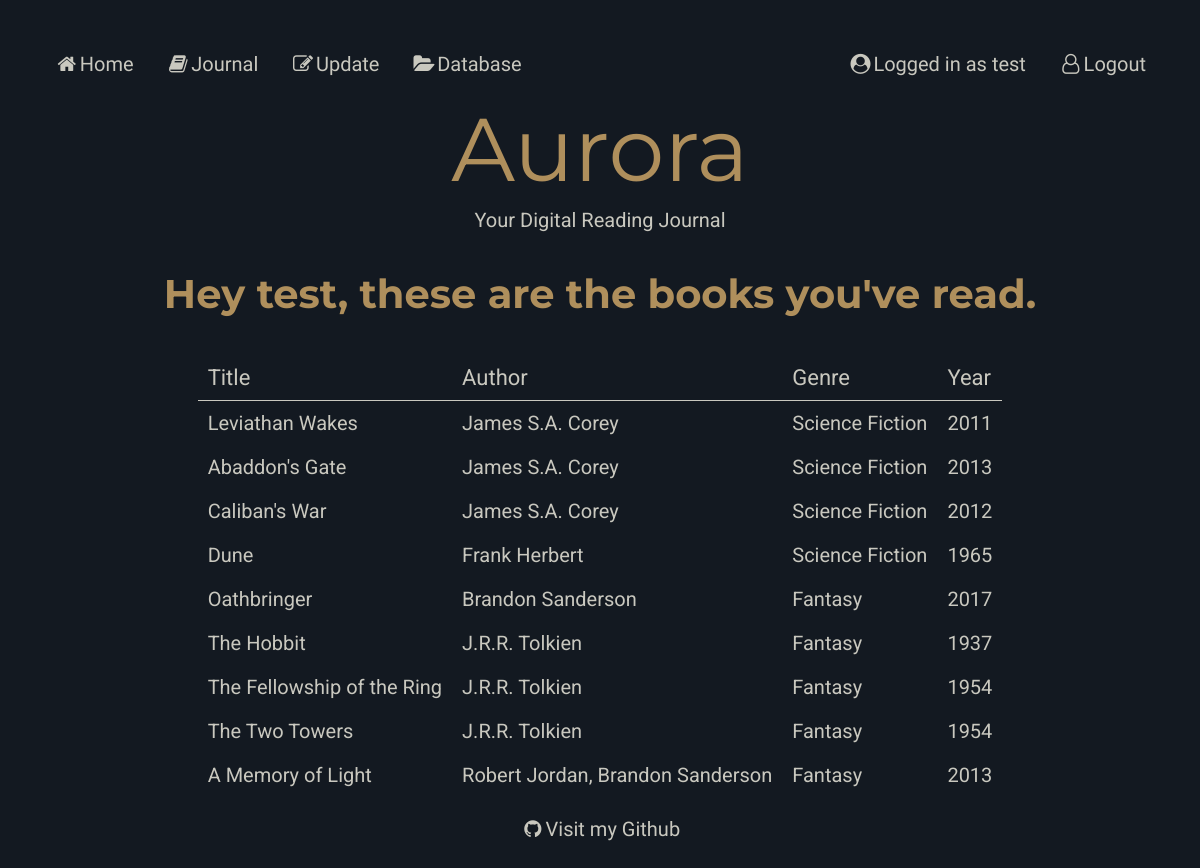
The page /journal (signed in) on the database as committed earlier.
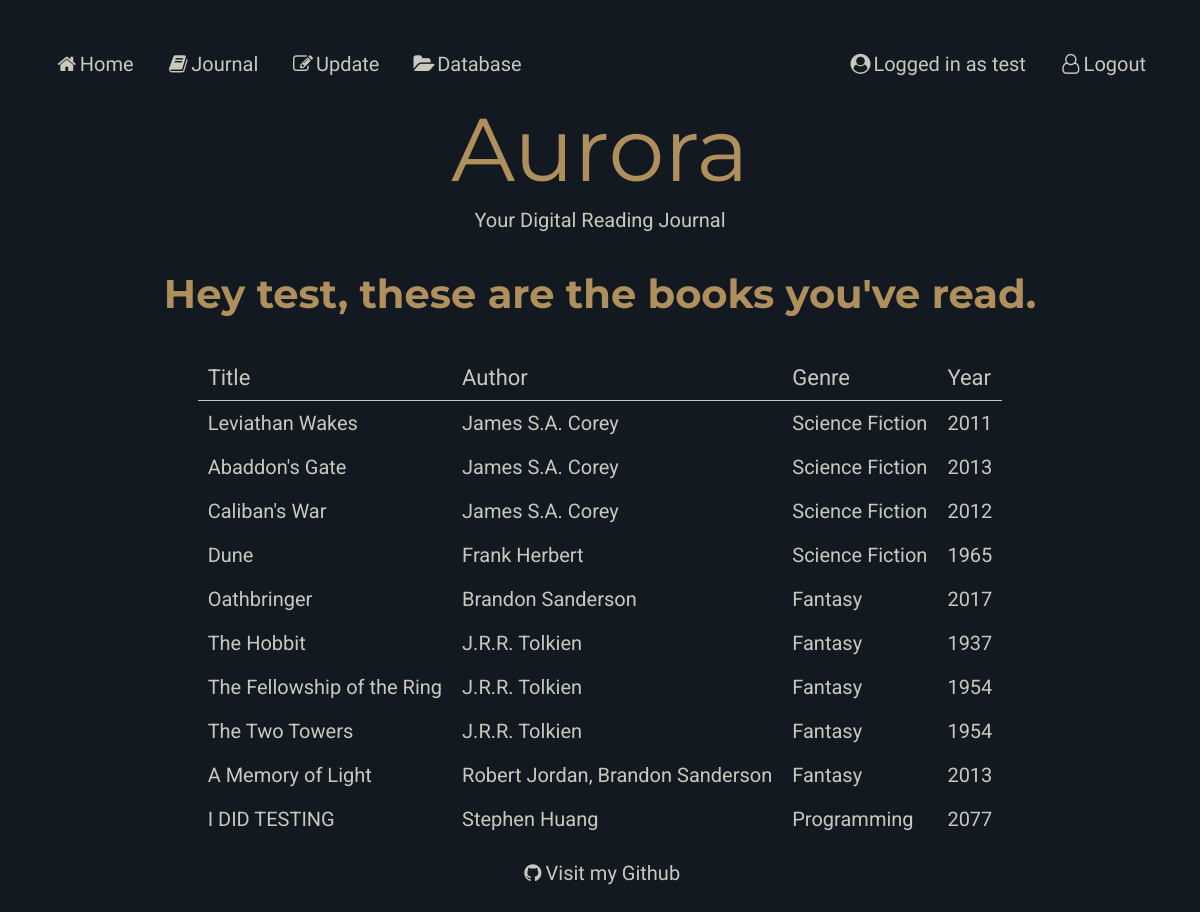
The same page on the database as committed later.
### models.py (models this page shows)
class Books (db.Model):
    __tablename__ = "Books"
    bookid = db.Column(db.Integer, primary_key=True)
    title = db.Column(db.String(80))
    synopsis = db.Column(db.String(80))
    year = db.Column(db.String(80))
    authors = db.relationship("Authors", secondary=BooksAuthors, back_populates="books" )
    users = db.relationship("Users", secondary=BooksUsers, back_populates="books")
    genres = db.relationship("Genres", secondary=BooksGenres, back_populates="books")

### main.py (the view)
@app.route('/journal')
def journal():
    try:
        user = models.Users.query.filter_by(userid=session['user']).first_or_404()  #  Checks the database of users for the currently logged in user
    except Exception as e:
        return redirect("404.html")
    return render_template("journal.html", user=user, userid=user, page_title="Journal")

### main.py (called while the page is built)
@app.context_processor
def add_current_user():
    if session.get('user'): #  if a user is logged in
        return dict(current_user=models.Users.query.get(session['user'])) #  current user is equal to userinfo of user session
    return dict(current_user=None) #  otherwise current user is none

### templates/journal.html
{% extends 'layout.html' %}
{% block content %}
{% if current_user %}
<h1>Hey {{current_user.username}}, these are the books you've read.</h1>
{% endif %}
<table id="journal">
        <tr>
            <th colspan = 1>Title</th>
            <th colspan = 1>Author</th>
            <th colspan = 1>Genre</th>
            <th colspan = 1>Year</th>
        </tr>
        {% for book in user.books %}
        <tr>
            <td><a href="/book/{{ book.title }}">{{ book.title }}</a></td>
            <td><a href="/author/{{book.authors|join(', ', attribute='name') }}">{{ book.authors|join(', ', attribute='name') }}</a></td>
            <td><a href="/genre/{{book.genres|join(', ', attribute='name') }}">{{ book.genres|join(', ', attribute='name') }}</a></td>
            <td>{{ book.year }} </td>
        </tr>
        {% endfor%}
    </table>
{% endblock %}

Rows that differ between the two databases and show on the page:
added Books: title "I DID TESTING", authors "Stephen Huang", genres "Programming", year "2077"
